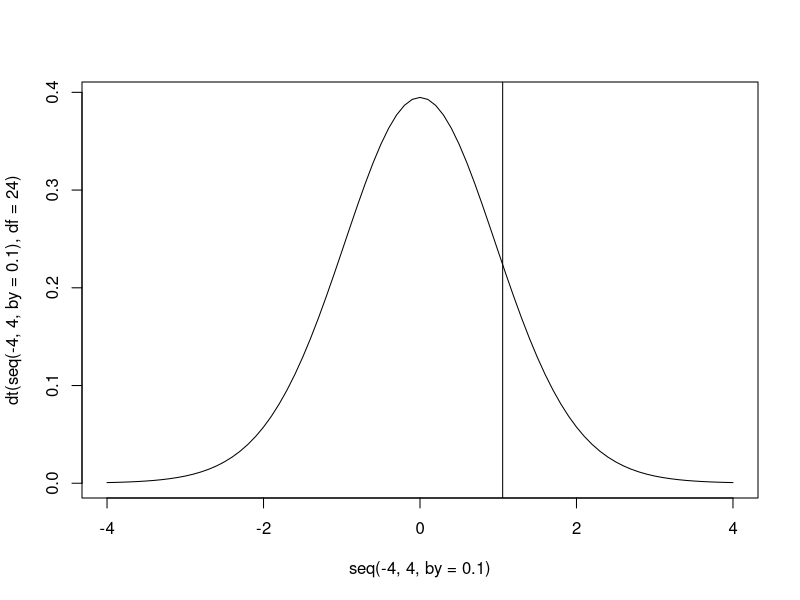
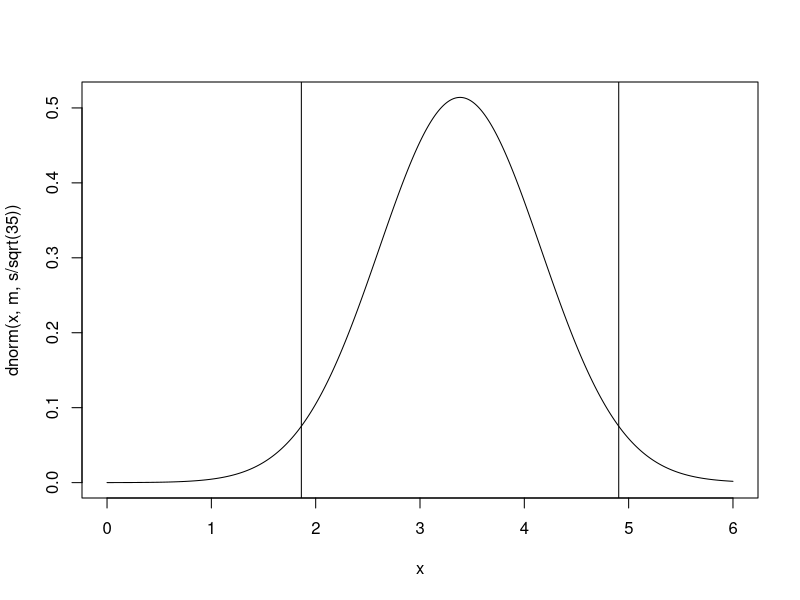
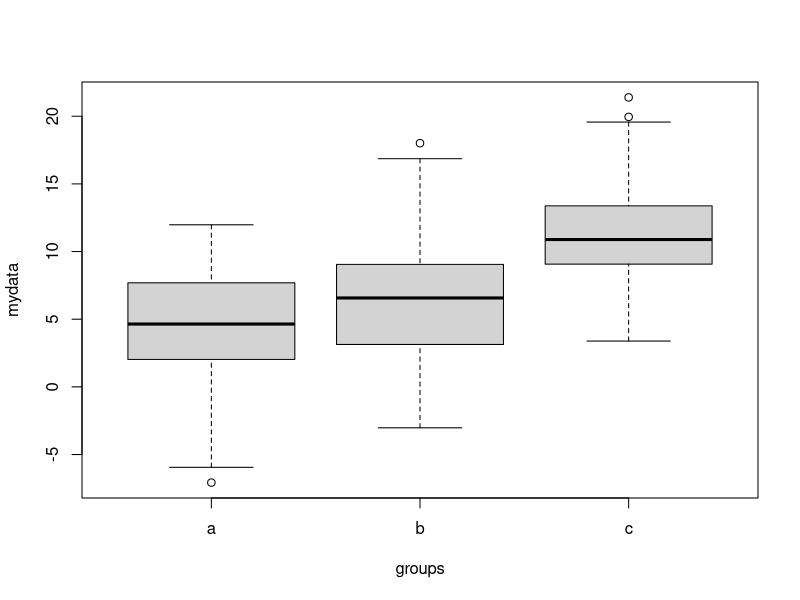

Recreate these plots in R, in order. (Note: this script raises an error after producing the figures.)
###############################################################
#Practical class 3
###############################################################

############
#1.1)
############
# Make sure to write the path to the folder where bioenv-2 is. 
# You can use tab to auto complete and check if the path is correct.
# You can also use the setwd() function to move to the directory where
# bioenv3 is.

bioenv3 <- read.csv(
  "bioenv-3.csv",
  header = T,
  row.names = 1
  )

# inspect the table 
head(bioenv3)

# compute the mean and the standard deviation
a.mean <- mean(bioenv3$a)
a.sd <- sd(bioenv3$a)

# manually compute the t statistic and the p-value 
t.stat <- (a.mean - 10 ) / (a.sd / sqrt(length(bioenv3$a)))

# use the probability function to calculate the area under the curve
# from our t statistic value to the end of the lower tail of a
# t distribution with 24 degrees of freedom
pt(
  t.stat,         # our t statistic
  df = 24,        # the degrees of freedom in the t distribution pt() should calculate
  lower.tail = F  # tells pt() to find the area under the curve from our t stat to the
                  # lower tail of the distribution
  )

# visualize the test
plot(
  seq(-4, 4 , by = 0.1),              # use a sequence of numbers from -4 to 4 in steps of 0.1 as the x-axis
  dt(seq(-4, 4, by = 0.1), df = 24),  # use a density plot of the t distribution with 24 degrees of freedom as the y-axis 
  type = "l"                          # make this a line plot
  )
  
abline(v = t.stat) # draw a vertical (v) line on the plot at the value of our calculated t statistic

# do the test using a existing function from R 
t.test(
  bioenv3$a,                # here's our data variable
  mu = 10,                  # the mean to test against is defined as 10
  alternative = "greater"   # the alternative hypothesis is that the empirical mean is greater than the stated mean
  )

############
#1.2)
############

# compute the mean and the standard deviation
b.mean <- mean(bioenv3$b)
b.sd <- sd(bioenv3$b)

# compute the t statistic and the p-value   
t.stat <- (b.mean - 10 )/(b.sd/sqrt(length(bioenv3$b)))
t.stat
pt(t.stat, df=24,lower.tail=F )*2

# do the test using a function from R 
t.test(bioenv3$b,mu=10,alternative="two.sided")

############
#1.3)
############

# compute the t statistic and the p-value     
t.stat <- (a.mean - b.mean)/sqrt( (a.sd^2)/length(bioenv3$a) + (b.sd^2)/length(bioenv3$b)  )
t.stat
pt(t.stat,df=48,lower.tail=T)

# do the test using a function from R 
# how are the degrees of freedom computed?
t.test(bioenv3$a,bioenv3$b,alternative="less")
t.test(bioenv3$a,bioenv3$b,alternative="less", var.equal = TRUE)

############
#2)
############

# statistical power: the probability of accepting the alternative hypothesis (H1) when it is true.

# first install and load the package pwr
install.packages("pwr")
library("pwr")

# test 1.1)
pwr.t.test(n = 25, d=0.4, sig.level = 0.05 ,type="one.sample")

############
#3)
############

# confidence interval: range of values that act as good estimates of the unknown population parameter

set.seed(1)
mynorm.35.3.5 <- rnorm(35,3,5)

m <- mean(mynorm.35.3.5)
s <- sd(mynorm.35.3.5)

s.error = qnorm(0.975)*(s/sqrt(35))

up.lim <- m + s.error
low.lim <- m - s.error

up.lim
low.lim

# double check
x<-seq(0,6,by=0.01)
plot(x,dnorm(x,m,s/sqrt(35)),type="l")
abline(v=up.lim)
abline(v=low.lim)

pnorm(up.lim,m,s/sqrt(35))
pnorm(low.lim,m,s/sqrt(35))

###############
#4)
###############

# ANOVA: analysis of variance 
# If there are more than 2 samples, the ANOVA should be performed instead of 
# pairwise t tests. ANOVA will consider all samples at the same time in order 
# to determine if there is a significant difference. If the ANOVA shows a 
# significant p-value, then pairwise t tests or tukey tests can be performed 
# in order to identify the means that are significantly different.

set.seed(1)
norm.a <- rnorm(50,4,5)
norm.b <- rnorm(50,6,5)
norm.c <- rnorm(50,12,4.5)

groups = factor(rep(c("a","b","c"), each = 50))
mydata <- c(norm.a,norm.b,norm.c)

mydata.df <- data.frame(mydata,groups)

# Boxplots are a convenient way of graphically depicting groups of numerical 
# data through their quartiles. The spacings between the different parts of 
# the box indicate the degree of dispersion (spread) and skewness in the data, 
# and show outliers. 

plot(mydata ~ groups)

# boxplot example
par(mfrow=c(2,1),mar=c(1,1,1,1))
boxplot(mynorm.1,horizontal = T)
hist(mynorm.1)

# test homogeneity of variance (assumption of the ANOVA)
bartlett.test(mydata,groups) # the null hypothesis is that the variances are homogeneous

# perform the ANOVA
a.results <- aov(mydata ~ groups,data=mydata.df)
summary(a.results)

# Df = degree of freedom
# Sum Sq = deviance (within groups, and residual)
# Mean Sq = variance (within groups, and residual)
# F value = the value of the Fisher statistic test, computed as (variance within groups) / (variance residual)
# Pr(>F) = p-value

# We clearly reject the null hypothesis of equal means for all three groups. 
# We have to find out which ones are different. 
# One way to do this is applying pairwise t-test 
pairwise.t.test(mydata, groups, p.adjust="bonferroni")

# The Bonferroni correction is based on the idea that if an experimenter is 
# testing m hypotheses, then one way of maintaining the family - wise error 
# rate (FWER) is to test each individual hypothesis at a statistical 
# significance level of 1/m times what it would be if only one hypothesis were
# tested. So, if the desired significance level for the whole family of tests 
# should be (at most) alpha then the Bonferroni correction would test each 
# individual hypothesis at a significance level of alpha/m.

# Other option is applying the function TukeyHSD().
TukeyHSD(a.results, conf.level=0.95)

###############
#5) chi squared and fisher's exact tests
###############

# these are used to test the correspondence between categorical variables
# first the variables have to be converted into a contingency table

bioenv3$Biofilm[bioenv3$Biofilm=="Present"]="present"
bioenv3 <- droplevels(bioenv3)

chisq.test(table(bioenv3$Salinity,bioenv3$Biofilm))
fisher.test(table(bioenv3$Salinity,bioenv3$Biofilm))

###############
#6)
###############


# Test by randomization if the means of two samples differ. 

# First, we generate two samples of size n = 50 from two different Poisson 
# distributions (Pois(3) and Pois(5)) and store their elements in one vector.

set.seed(1)
p.comb <- c(rpois(50,3),rpois(50,4))

# Our null hypothesis is that there is no difference between the means.
# Let's compute the null hypothesis distribution: 

rand <- vector (mode="numeric",length=10000)

for (i in 1:length(rand)) {                          # Here we are reordering the vector.
  tmp <- sample(p.comb)                              # Now the elements of both samples will have random positions in the vector.
  rand[i] <- mean(tmp[1:50]) - mean(tmp[51:100])     # After the samples are mixed we compute the difference of the means.
}                                                    # By repeating this several times, we can get an estimation of the null hypothesis distribution.

                                              
# Plot the null hypothesis distribution
par(mfrow=c(1,1))
hist(rand)

# See where the real difference falls under the null hypothesis
r.stat <- mean(p.comb[1:50]) - mean(p.comb[51:100])
r.stat
sum(rand<=r.stat)/length(rand)
abline(v=r.stat)
